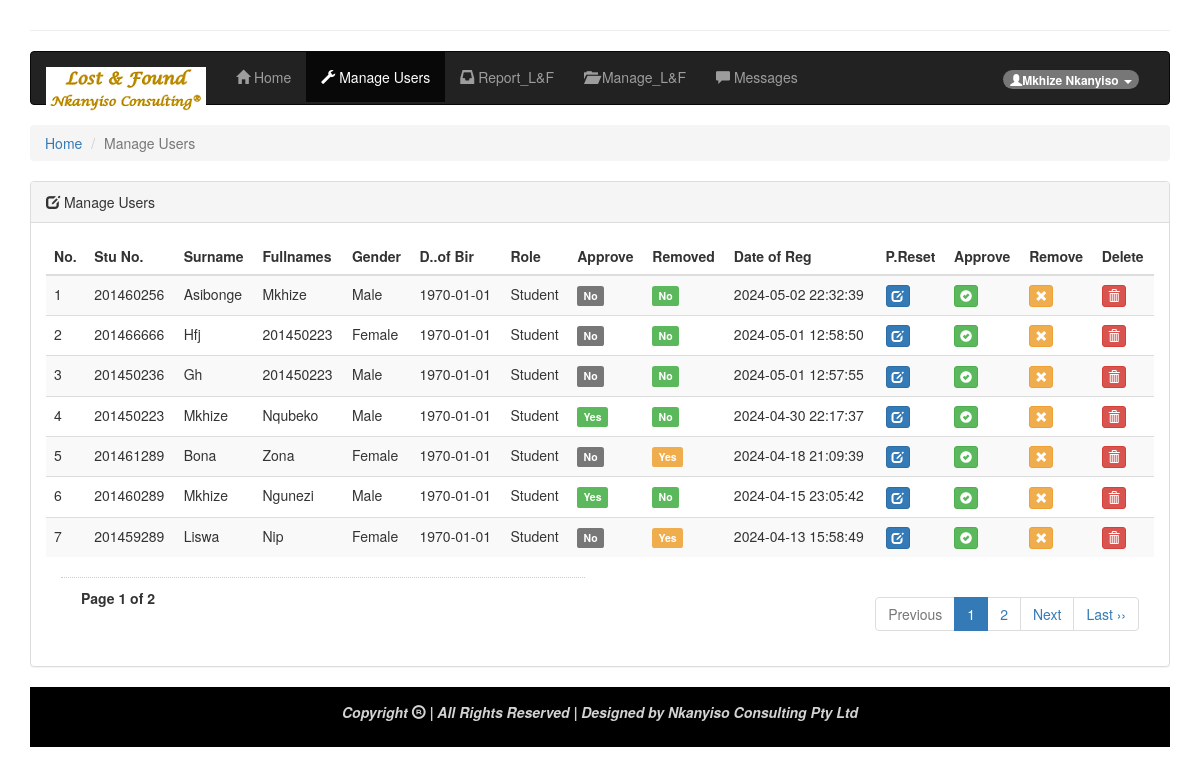
The page /manage_users.php (signed in) on the database its author committed.
### tables this page shows
CREATE TABLE `student_reg` (
  `stu_reg_id` int(4) NOT NULL,
  `student_no` varchar(10) NOT NULL,
  `surname` varchar(10) NOT NULL,
  `fullnames` varchar(20) NOT NULL,
  `password` text NOT NULL,
  `gender` varchar(6) NOT NULL,
  `date_of_birth` varchar(100) NOT NULL,
  `verified` text NOT NULL DEFAULT 'No',
  `role` text NOT NULL DEFAULT 'Student',
  `removed` text NOT NULL DEFAULT 'No',
  `date_registered` datetime NOT NULL DEFAULT current_timestamp()
);

### manage_users.php (the view, shortened to what this page needs)
<?php
  include 'include_lf/connect.php';
  $role = $_SESSION['role'];
  $surname = $_SESSION['surname'];
  $fullnames = $_SESSION['fullnames'];
?>
<!DOCTYPE html>
<html lang="en">
  <head>
      <link rel="stylesheet" href="https://maxcdn.bootstrapcdn.com/bootstrap/3.4.1/css/bootstrap.min.css">
      <link href="assets/css/bootstrap.min.css" rel="stylesheet">
  </head>
  <body>
    <div class="container">
      <hr/>
      <nav class="navbar navbar-inverse">
        <div class="container-fluid">
          <div class="navbar-header">
            <div class="navbar-header">
              <a class="navbar-brand" href="#"><img src="assets/images/logos.png" alt="logo"></a>
            </div>
          </div>
          <div class="collapse navbar-collapse" id="bs-example-navbar-collapse-1">
            <ul class="nav navbar-nav">
              <li>
                <a href="home.php"><i class="glyphicon glyphicon-home"></i> Home</a>
              </li>
              <li class="active">
                <?php if ($role == 'Admin') { ?>
                  <a href="manage_users.php"><i class="glyphicon glyphicon-wrench"></i> Manage Users</a>
                <?php } ?>
              </li>
              <li>
                  <a href="report_lf.php"><i class="glyphicon glyphicon-inbox"></i> Report_L&F</a>
              </li>
              <li>
                <?php if ($role == 'Admin') { ?>
                  <a href="manage_lf.php"><i class="glyphicon glyphicon-folder-open"></i> Manage_L&F</a>
                <?php } ?>
              </li>
              <li>
                <?php if ($role == 'Admin') { ?>
                  <a href="messages.php"><i class="glyphicon glyphicon-comment"></i> Messages</a>
                <?php } ?>
              </li>
            </ul>
            <ul class="nav navbar-nav navbar-right">
              <li class="dropdown">
                <a href="#" style="color: lightblue" class="dropdown-toggle" data-toggle="dropdown">
                  <span class="badge badge-light"> <i class="glyphicon glyphicon-user "></i><?php echo ucwords($surname.' '.$fullnames); ?> <span class="caret"></span></span></a>
              </li>
            </ul>
          </div>
        </div>
      </nav>
      <ol class="breadcrumb">
        <li><a href="home.php">Home</a></li>
        <li class="active">Manage Users</li>
      </ol>
      <div class="panel panel-default">
        <div class="panel-heading">
          <?php if ($role == 'Admin') { ?>
          <div class="page-heading"> <i class="glyphicon glyphicon-edit"></i> Manage Users</div>
          <?php } ?>
        </div>
        <div class="panel-body">
            <div class="table-responsive">
              <table  class="table table-bordred table-striped">
                <thead>
                  <tr>
                    <th><strong>No.</strong></th>
                    <th><strong>Stu No.</strong></th>
                    <th><strong>Surname</strong></th>
                    <th><strong>Fullnames</strong></th>
                    <th><strong>Gender</strong></th>
                    <th><strong>D..of Bir</strong></th>
                    <th><strong>Role</strong></th>
                    <th><strong>Approve</strong></th>
                    <th><strong>Removed</strong></th>
                    <th><strong>Date of Reg</strong></th>
                    <th><strong>P.Reset</strong></th>
                    <th><strong>Approve</strong></th>
                    <th><strong>Remove</strong></th>
                    <th><strong>Delete</strong></th>
                  </tr>
                </thead>
                <tbody>
                  <?php
                      if (isset($_GET['page_no']) && $_GET['page_no']!="") {
                        $page_no = $_GET['page_no'];
                        }
                      else
                        {
                          $page_no = 1;
                        }
                      $total_records_per_page = 7;
                      $offset = ($page_no-1) * $total_records_per_page;
                      $previous_page = $page_no - 1;
                      $next_page = $page_no + 1;
                      $result_count = mysqli_query($connect,"SELECT COUNT(*) As total_records FROM `student_reg`");
                      $total_records = mysqli_fetch_array($result_count);
                      $total_records = $total_records['total_records'];
                      $total_no_of_pages = ceil($total_records / $total_records_per_page);
                      $count=1;
                      $result = mysqli_query($connect,"SELECT * FROM `student_reg` ORDER BY `date_registered` DESC LIMIT $offset, $total_records_per_page");
                      while($row = mysqli_fetch_array($result))
                        {
                          $verified = '';
                          if($row['verified'] == 'Yes') {
                            $verified = '<span class="label label-success">Yes</span>';
                          } else {
                            $verified = '<span class="label label-default">No</span>';
                          }
                          $removed = '';
                          if($row['removed'] == 'Yes') {
                            $removed = '<span class="label label-warning">Yes</span>';
                          } else {
                            $removed = '<span class="label label-success">No</span>';
                          }
                    ?>
                      <tr>
                        <td><?php echo $count; ?></td>
                        <td><?php echo $row["student_no"]; ?></td>
                        <td><?php echo $row["surname"]; ?></td>
                        <td><?php echo $row["fullnames"]; ?></td>
                        <td><?php echo $row["gender"]; ?></td>
                        <td><?php echo $row["date_of_birth"]; ?></td>
                        <td><?php echo $row["role"]; ?></td>
                        <td><?php echo $verified; ?></td>
                        <td><?php echo $removed; ?></td>
                        <td><?php echo $row["date_registered"]; ?></td>
                        <td>
                          <a class="reset_student_no" data-emp-id="<?php echo $row["stu_reg_id"]; ?>" href="javascript:void(0)">
            						  <button class="btn btn-primary btn-xs"><span class="glyphicon glyphicon-edit"></span></button>
            							</a>
                        </td>
                        <td>
            							<a class="update_student_no" data-emp-id="<?php echo $row["stu_reg_id"]; ?>" href="javascript:void(0)">
            						  <button class="btn btn-success btn-xs"><span class="glyphicon glyphicon-ok-sign"></span></button>
            							</a>
                        </td>
                        <td>
            							<a class="remove_student_no" data-emp-id="<?php echo $row["stu_reg_id"]; ?>" href="javascript:void(0)">
            						  <button class="btn btn-warning btn-xs"><span class="glyphicon glyphicon-remove"></span></button>
            							</a>
                        </td>
                        <td>
                          <a class="delete_student_no" data-emp-id="<?php echo $row["stu_reg_id"]; ?>" href="javascript:void(0)">
                          <button class="btn btn-danger btn-xs"><span class="glyphicon glyphicon-trash"></span></button>
            							</a>
                        </td>
                      </tr>
                    <?php
                    $count++;
                  }
                ?>
                </tbody>
              </table>
              <div class="col-md-6">
                <div style='padding: 10px 20px 0px; border-top: dotted 1px #CCC;'>
      						<strong>Page <?php echo $page_no." of ".$total_no_of_pages; ?></strong>
      					</div>
              </div>
              <div class="col-md-6">
              <ul class="pagination pull-right">
          			<li <?php if($page_no <= 1){ echo "class='disabled'"; } ?>>
          				<a <?php if($page_no > 1){ echo "href='?page_no=$previous_page'"; } ?>>Previous</a>
          			</li>
          		    <?php
          					if ($total_no_of_pages <= 10){
          						for ($counter = 1; $counter <= $total_no_of_pages; $counter++){
          							if ($counter == $page_no) {
          						   echo "<li class='active'><a>$counter</a></li>";
          								}else{
          				           echo "<li><a href='?page_no=$counter'>$counter</a></li>";
          								}
          				      }
          					}
          				?>
          				<li <?php if($page_no >= $total_no_of_pages){ echo "class='disabled'"; } ?>>
          					<a <?php if($page_no < $total_no_of_pages) { echo "href='?page_no=$next_page'"; } ?>>Next</a>
          				</li>
          		    <?php
          					if($page_no < $total_no_of_pages){
          					echo "<li><a href='?page_no=$total_no_of_pages'>Last &rsaquo;&rsaquo;</a></li>";
          					}
          				?>
          			</ul>
          		</div>
            </div>
          </div>
        </div>
      <footer>
        <p style="color: lightgrey" align="center"><i><b> Copyright <i class="glyphicon glyphicon-registration-mark"></i> | All Rights Reserved | Designed by Nkanyiso Consulting Pty Ltd</b></i></p>
      </footer>
    </div>
  </body>
</html>

### manage_users.php (style rules this page uses)
footer { background-color: black; color: white; padding: 15px; }

### rows shown on the page
student_reg: student_no "201460256", surname "Asibonge", fullnames "Mkhize", gender "Male", date_of_birth "1970-01-01", role "Student", verified "No", removed "No", date_registered "2024-05-02 22:32:39"
student_reg: student_no "201466666", surname "Hfj", fullnames "201450223", gender "Female", date_of_birth "1970-01-01", role "Student", verified "No", removed "No", date_registered "2024-05-01 12:58:50"
student_reg: student_no "201450236", surname "Gh", fullnames "201450223", gender "Male", date_of_birth "1970-01-01", role "Student", verified "No", removed "No", date_registered "2024-05-01 12:57:55"
student_reg: student_no "201450223", surname "Mkhize", fullnames "Nqubeko", gender "Male", date_of_birth "1970-01-01", role "Student", verified "Yes", removed "No", date_registered "2024-04-30 22:17:37"
student_reg: student_no "201461289", surname "Bona", fullnames "Zona", gender "Female", date_of_birth "1970-01-01", role "Student", verified "No", removed "Yes", date_registered "2024-04-18 21:09:39"
student_reg: student_no "201460289", surname "Mkhize", fullnames "Ngunezi", gender "Male", date_of_birth "1970-01-01", role "Student", verified "Yes", removed "No", date_registered "2024-04-15 23:05:42"
student_reg: student_no "201459289", surname "Liswa", fullnames "Nip", gender "Female", date_of_birth "1970-01-01", role "Student", verified "No", removed "Yes", date_registered "2024-04-13 15:58:49"

### other values the page prints
$surname.' '.$fullnames "Mkhize Nkanyiso"
$page_no "1"
$total_no_of_pages "2"
